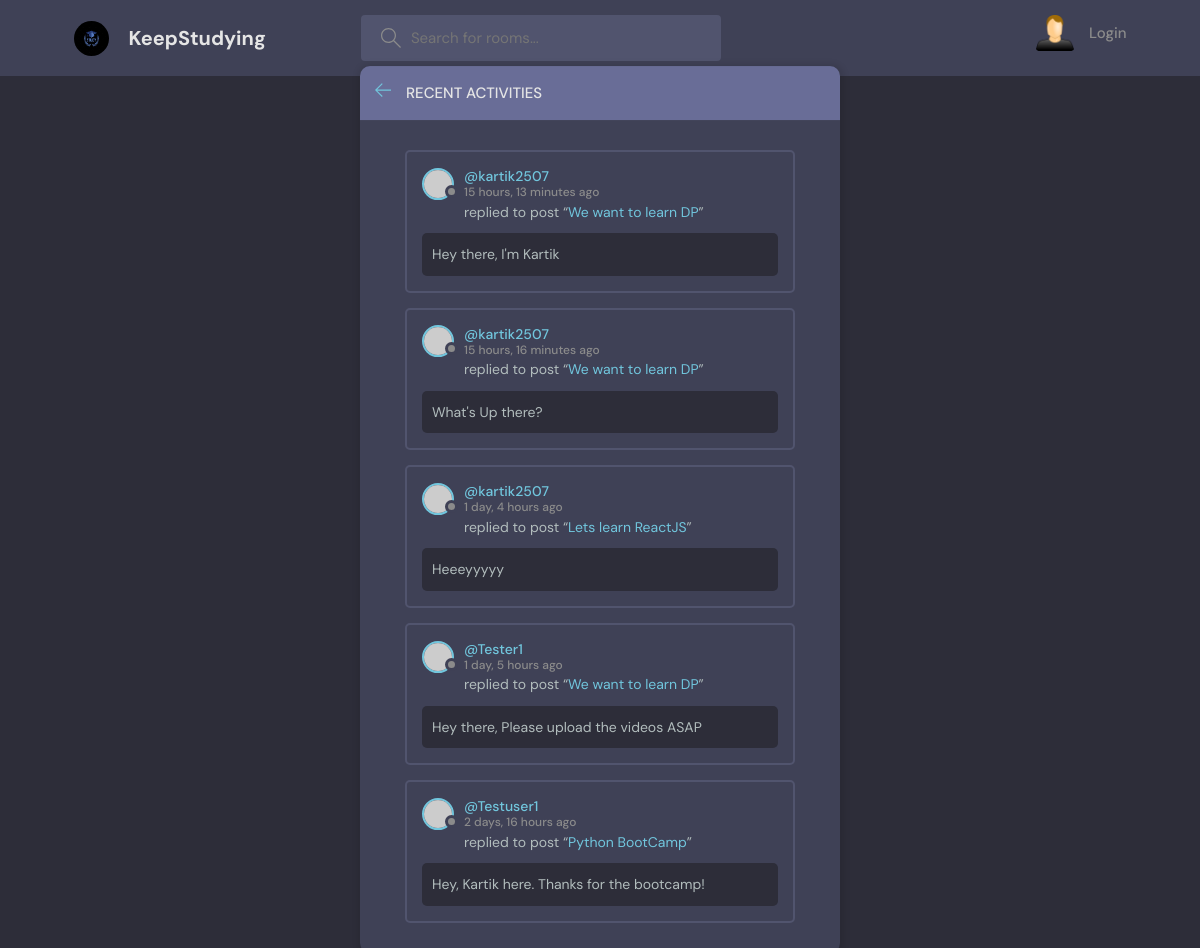
The page /activity/ on the database as committed earlier.
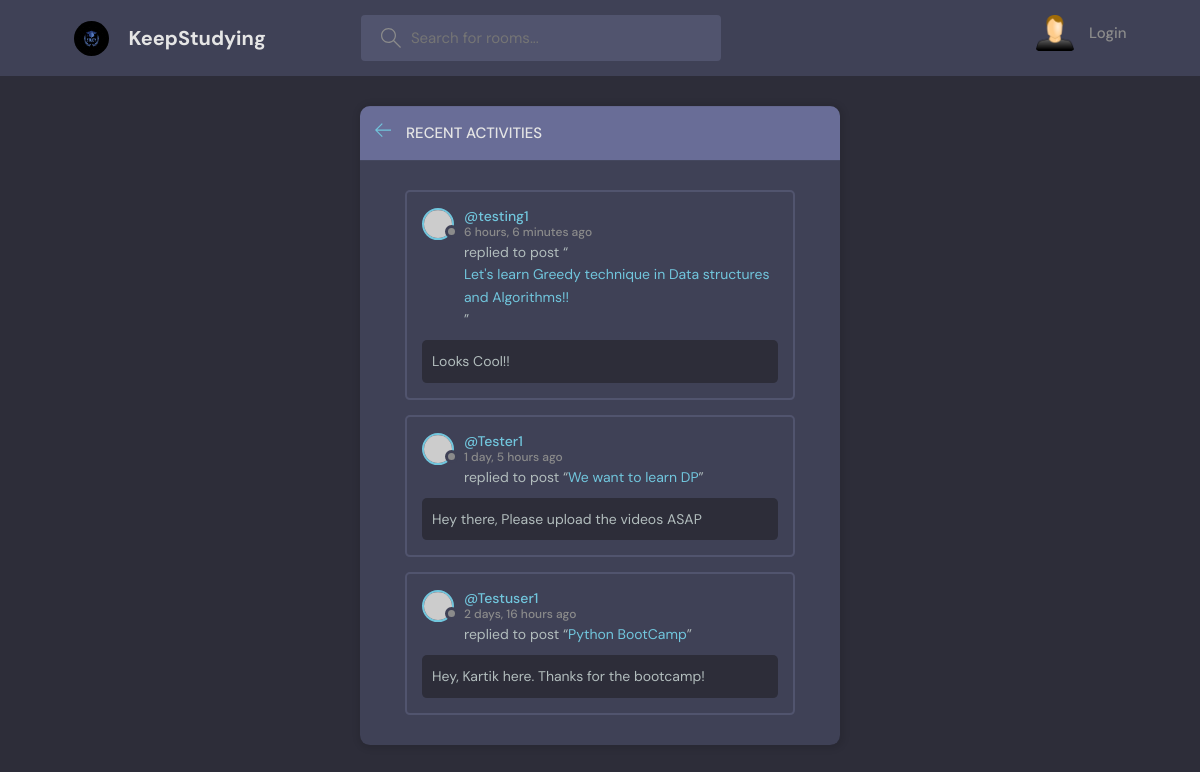
The same page on the database as committed later.
### app/models.py (models this page shows, shortened)
class Message(models.Model):
    user = models.ForeignKey(User, on_delete=models.CASCADE)
    room = models.ForeignKey(Room, on_delete=models.CASCADE)
    body = models.TextField()
    updated = models.DateTimeField(auto_now=True)
    created = models.DateTimeField(auto_now_add=True)
    class Meta:
        ordering = ['-updated', '-created']

class Room(models.Model):
    host = models.ForeignKey(User, on_delete=models.SET_NULL, null=True)
    topic = models.ForeignKey(Topic, on_delete=models.SET_NULL, null=True)
    name = models.CharField(max_length=200)
    description = models.TextField(null=True, blank=True)
    participants = models.ManyToManyField(User, related_name='participants', blank=True)
    updated = models.DateTimeField(auto_now=True)
    created = models.DateTimeField(auto_now_add=True)
    class Meta:
        ordering = ['-updated', '-created']
    def __str__(self):
        return str(self.name)

### app/views.py (the view)
# urls.py: path('activity/', views.activitiesPage, name='activitiesPage'),
def activitiesPage(request):
    room_message = Message.objects.all()
    return render(request, 'app/activity.html',{'room_message' : room_message})

### app/templates/app/activity.html (shortened to what this page needs)
{% extends 'main.html' %} {% block content %}
<main class="layout">
  <div class="container">
    <div class="layout__box">
      <div class="layout__boxHeader">
        <div class="layout__boxTitle">
          <a href="{% url 'home' %}">
            <svg
              version="1.1"
              xmlns="http://www.w3.org/2000/svg"
              width="32"
              height="32"
              viewBox="0 0 32 32"
            >
              <title>arrow-left</title>
              <path
                d="M13.723 2.286l-13.723 13.714 13.719 13.714 1.616-1.611-10.96-10.96h27.625v-2.286h-27.625l10.965-10.965-1.616-1.607z"
              ></path>
            </svg>
          </a>
          <h3>Recent Activities</h3>
        </div>
      </div>
      <div class="activities-page layout__body">
        {% for message in room_message %}
        <div class="activities__box">
          <div class="activities__boxHeader roomListRoom__header">
            <a
              href="{% url 'profile' message.user.id %}"
              class="roomListRoom__author"
            >
              <div class="avatar avatar--small">
                <img src="https://randomuser.me/api/portraits/women/11.jpg" />
              </div>
              <p>
                @{{message.user}}
                <span>{{message.created|timesince}} ago</span>
              </p>
            </a>
          </div>
          <div class="activities__boxContent">
            <p>
              replied to post “<a href="{% url 'room' message.room.id %}"
                >{{message.room}}</a
              >”
            </p>
            <div class="activities__boxRoomContent">{{message.body}}</div>
          </div>
        </div>
        {% endfor %}
      </div>
    </div>
  </div>
</main>
{% endblock content %}

Rows that differ between the two databases and show on the page:
removed Message: user "kartik2507", created "15 hours, 13 minutes", room "We want to learn DP", body "Hey there, I'm Kartik"
removed Message: user "kartik2507", created "15 hours, 16 minutes", room "We want to learn DP", body "What's Up there?"
removed Message: user "kartik2507", created "1 day, 4 hours", room "Lets learn ReactJS", body "Heeeyyyyy"
added Message: user "testing1", created "6 hours, 6 minutes", room "Let's learn Greedy technique in Data structures and Algorithms!!", body "Looks Cool!!"
